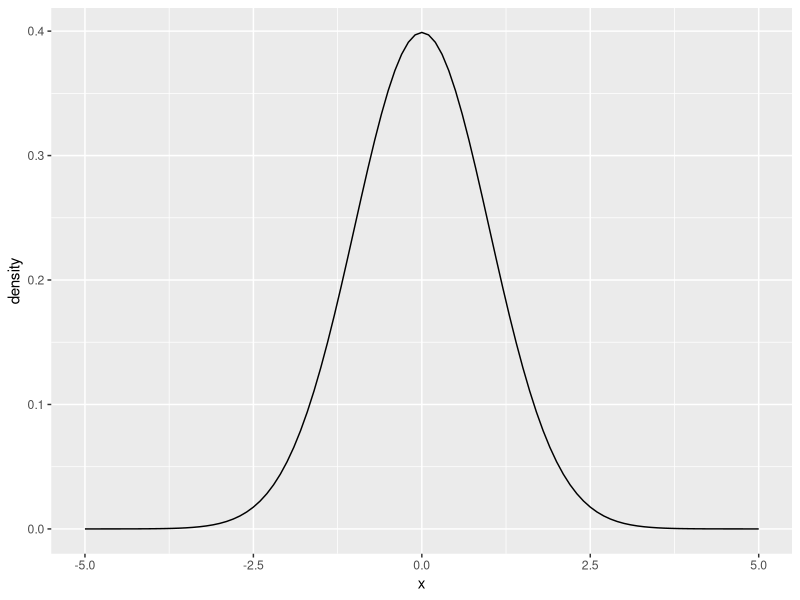
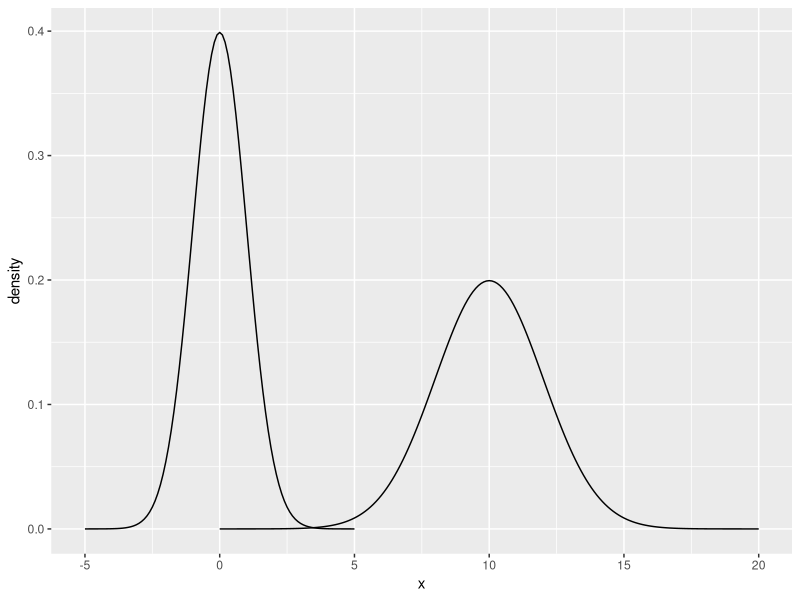
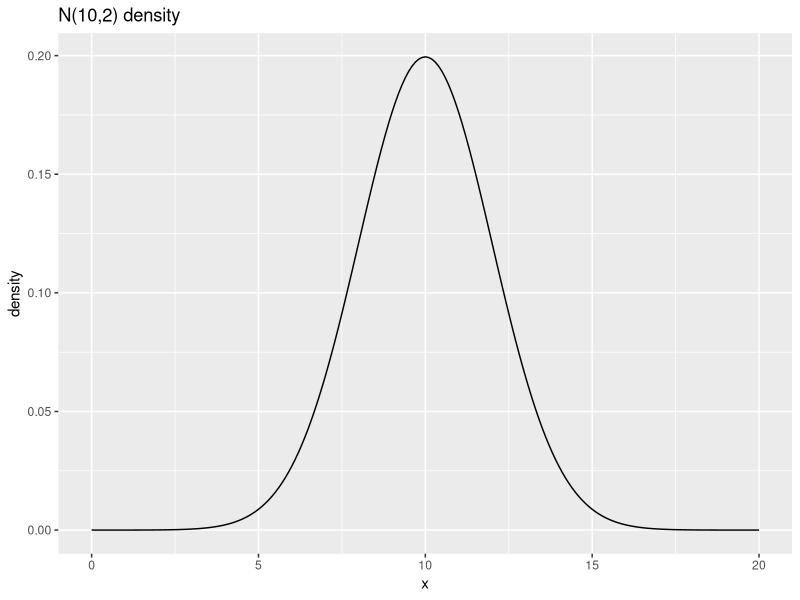
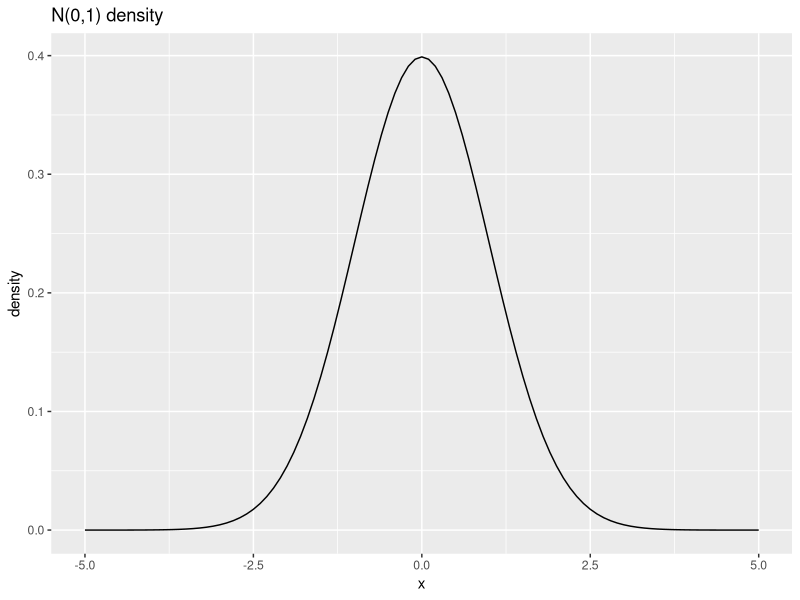

Recreate these plots in R, in order.
library(dplyr)
library(ggplot2)

# Produces a data_frame with normal density values for plotting
norm_dens <- function(mu = 0, sigma = 1) {
  x <- seq(mu - 5*sigma, mu + 5*sigma, 0.1)
  data_frame(x=x, density=dnorm(x, mu, sigma))
}

# Pictures of density
(p_std_norm <- ggplot(data = norm_dens(0, 1), aes(x=x, y=density)) 
  + geom_line())
(p_std_norm + geom_line(data = norm_dens(10, 2)))

ggplot(data = norm_dens(10, 2), aes(x=x, y=density)) + 
  geom_line() + labs(title = "N(10,2) density")
ggplot(data = norm_dens(0, 1), aes(x=x, y=density)) + 
  geom_line() + labs(title = "N(0,1) density")


# "The Rule"
pnorm(1) - pnorm(-1)
pnorm(2) - pnorm(-2)
pnorm(3) - pnorm(-3)
